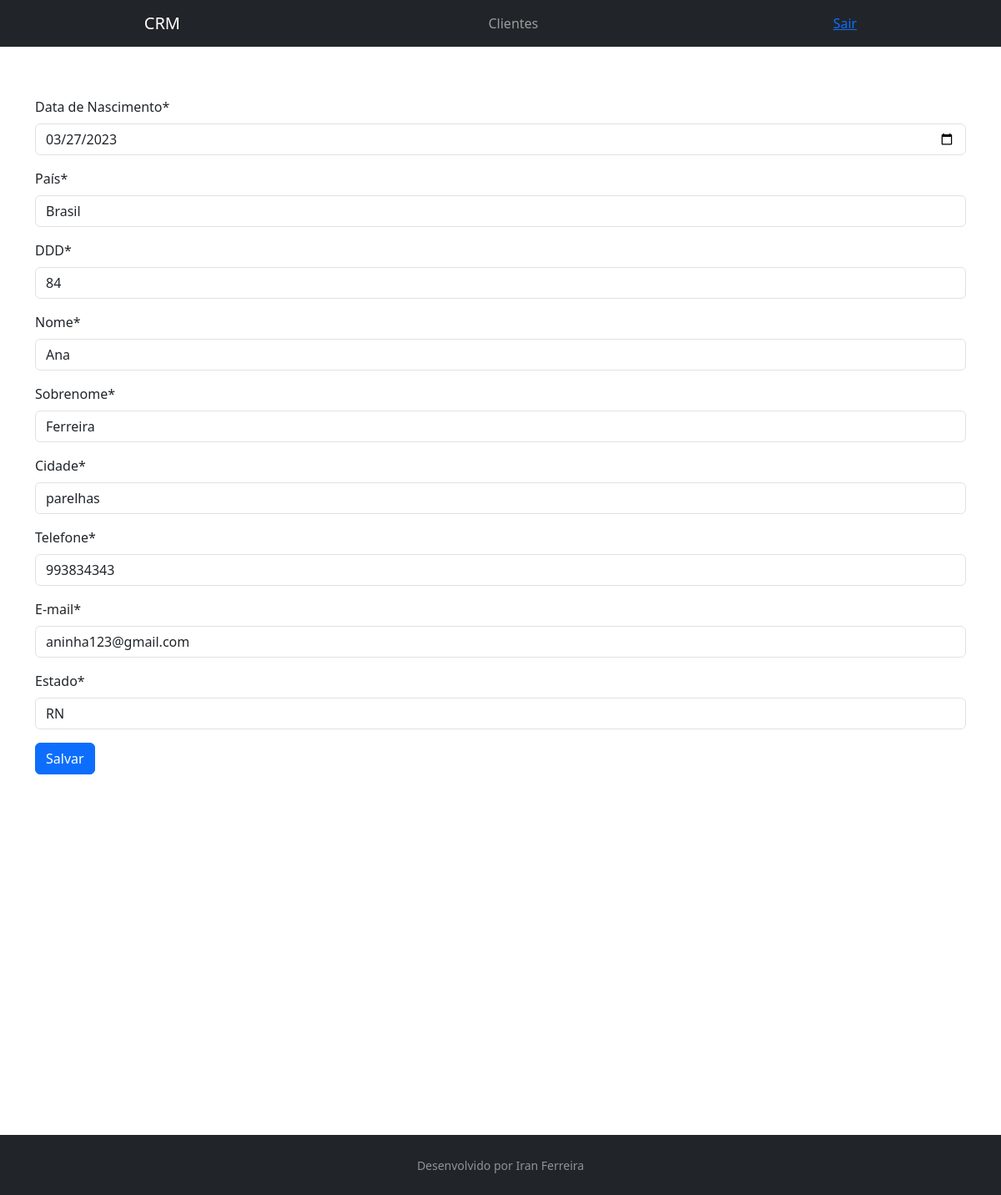
The app's page /customer/2/ with its own data.
### customer/models.py (models this page shows, shortened)
class Customer(models.Model):
    first_name = models.CharField(max_length=30)
    last_name = models.CharField(max_length=50)
    email = models.EmailField()
    birth_date = models.DateField()
    area_code = models.CharField(max_length=3) #DDD do Número
    phone_number = models.CharField(max_length=9)
    country = models.CharField(max_length=30)
    state = models.CharField(max_length=30)
    city = models.CharField(max_length=30)
    create_date = models.DateTimeField(auto_now_add=True) #Data de quando o cliente for criado
    update_date = models.DateTimeField(auto_now=True) #Data de atualização dos dados dos clientes
    active = models.BooleanField(default=True) # Ativar ou desativar o cliente, não precisa apagar todo o histórico do cliente
    class Meta:
        db_table = "customer"

### customer/views.py (the view, shortened to what this page needs)
# urls.py: path("<int:id>/", CustomerUpdateView.as_view(), name="customer-update"),
class CustomerUpdateView(UpdateView):
    template_name = "customer/customer.html"
    form_class = CustomerForm
    def get_object(self):
        id = self.kwargs.get("id")
        return get_object_or_404(Customer, id=id)

### customer/templates/customer/customer.html (shortened to what this page needs)
{% extends "model-page.html" %}
{% load crispy_forms_tags %}
{% block content %}
    <form method="POST"> {% csrf_token %}
        {{ form|crispy }}
        <button type="submit" class="btn btn-primary">Salvar</button>
    </form>
{% endblock %}

### core/templates/model-page.html (style rules this page uses)
html, body { height: 100%; }

### records on screen
Customer: birth_date "03/27/2023", country "Brasil", area_code "84", first_name "Ana", last_name "Ferreira", city "parelhas", phone_number "993834343", email "aninha123@gmail.com", state "RN"
